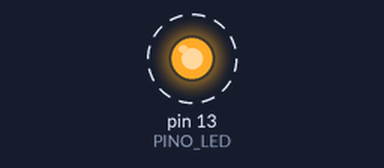
Bench run of a sketch on a simulated Arduino Uno, built with avr-gcc and run on an emulated ATmega328P. Shown: output pins drawn as LEDs (lit = HIGH). Dashed ring = blinking.

Above: at 0.2 s.
Timing chart, 0 to 3.0 s (numbered marks = the images above):
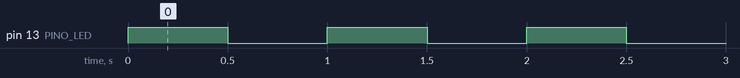

Measured:
- by itself, pin 13 (PINO_LED): alternates HIGH for 0.50 s and LOW for 0.50 s

The sketch:

ex_protoboard_pisca.ino
```cpp
/*
  Oficina de Robótica SELFÍS — Componente: Protoboard
  Exemplo: primeiro circuito na protoboard — um LED externo piscando.
  Ligações: pino 13 -> perna longa do LED | perna curta -> resistor 220 ohms -> GND
*/

const int PINO_LED = 13;

void setup() {
  pinMode(PINO_LED, OUTPUT);
}

void loop() {
  digitalWrite(PINO_LED, HIGH);  // LED aceso
  delay(500);
  digitalWrite(PINO_LED, LOW);   // LED apagado
  delay(500);
}
```
